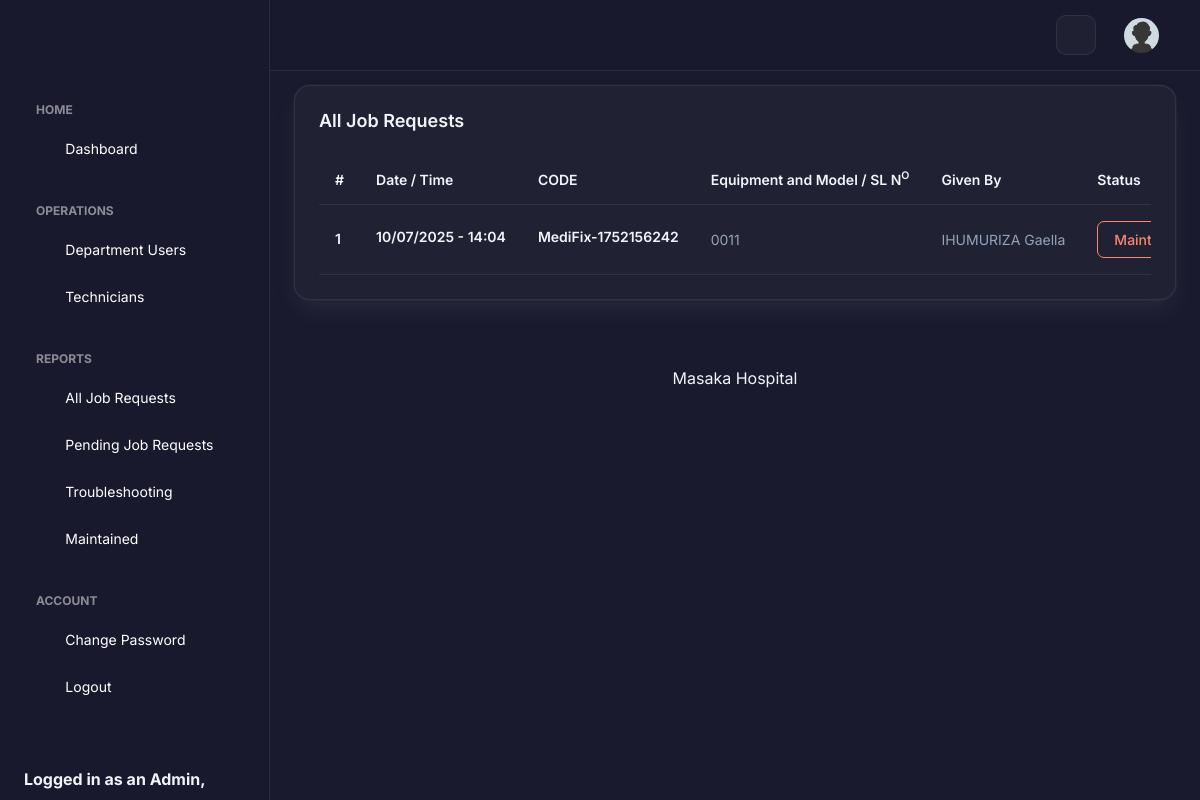
Screenshot of /run/all-job-requests-a-p.php (signed in) with the database file from the repository.
### tables this page shows
CREATE TABLE `jobs` (
  `id` int(11) NOT NULL,
  `code` varchar(100) NOT NULL,
  `equipment` varchar(1000) NOT NULL,
  `givenby` int(11) NOT NULL,
  `airef` int(11) NOT NULL,
  `info` mediumtext NOT NULL,
  `tech` mediumtext DEFAULT NULL,
  `recdt` varchar(50) NOT NULL,
  `status` int(1) NOT NULL DEFAULT 0
);

CREATE TABLE `doctors` (
  `id` int(11) NOT NULL,
  `fullname` varchar(100) NOT NULL,
  `specification` varchar(100) NOT NULL,
  `email` varchar(100) NOT NULL,
  `phone` varchar(100) NOT NULL,
  `password` varchar(100) NOT NULL,
  `deleted` int(1) NOT NULL DEFAULT 0
);

### run/all-job-requests-a-p.php (the view, shortened to what this page needs)
<!doctype html>
<html lang="en">
<head>
  <link rel="stylesheet" href="../assets/css/styles.min.css" />
    <link rel="stylesheet" href="../assets/css/premium-theme.css" />
</head>
<body>
  <div class="page-wrapper" id="main-wrapper" data-layout="vertical" data-navbarbg="skin6" data-sidebartype="full" data-sidebar-position="fixed" data-header-position="fixed">
    <aside class="left-sidebar">
      <div>
        <div class="brand-logo d-flex align-items-center justify-content-between">
        </div>
        <?php include('admin-menu.php'); ?>
      </div>
    </aside>
    <div class="body-wrapper">
      <header class="app-header">
        <nav class="navbar navbar-expand-lg navbar-light">
          <div class="navbar-collapse justify-content-end px-0" id="navbarNav">
            <ul class="navbar-nav flex-row ms-auto align-items-center justify-content-end">
              <li class="nav-item"><button class="theme-toggle-btn" title="Toggle Theme"><i class="ti ti-sun"></i></button></li>
              <li class="nav-item dropdown">
                <a class="nav-link nav-icon-hover" href="javascript:void(0)" id="drop2" data-bs-toggle="dropdown" aria-expanded="false">
                  <img src="../assets/images/profile/user-1.jpg" alt="" width="35" height="35" class="rounded-circle">
                </a>
              </li>
            </ul>
          </div>
        </nav>
      </header>
      <div class="container-fluid">
        <div class="col-lg-12 d-flex align-items-stretch">
          <div class="card w-100">
            <div class="card-body p-4">
              <h5 class="card-title fw-semibold mb-4">All Job Requests</h5>
              <div class="table-responsive">
                <table class="table text-nowrap mb-0 align-middle">
                  <thead class="text-dark fs-4">
                    <tr>
                      <th class="border-bottom-0">
                        <h6 class="fw-semibold mb-0">#</h6>
                      </th>
                      <th class="border-bottom-0">
                        <h6 class="fw-semibold mb-0">Date / Time</h6>
                      </th>
                      <th class="border-bottom-0">
                        <h6 class="fw-semibold mb-0">CODE</h6>
                      </th>
                      <th class="border-bottom-0">
                        <h6 class="fw-semibold mb-0">Equipment and Model / SL N<sup>O</sup></h6>
                      </th>
                      <th class="border-bottom-0">
                        <h6 class="fw-semibold mb-0">Given By</h6>
                      </th>
                      <th class="border-bottom-0">
                        <h6 class="fw-semibold mb-0">Status</h6>
                      </th>
                    </tr>
                  </thead>
                  <tbody>
                    <?php
                    include('connector.php');
                    $query = mysqli_query($connect, "SELECT * FROM jobs ORDER BY id DESC");
                    $rowCount = 0;
                    while ($row = mysqli_fetch_array($query)) {
                      $rowCount ++;
                      $queryp = mysqli_query($connect, "SELECT * FROM doctors WHERE id ='".$row['givenby']."'");
                      $rowp = mysqli_fetch_array($queryp);
                      echo "<tr>
                          <td class='border-bottom-0'>
                            <h6 class='fw-semibold mb-0'>".$rowCount."</h6>
                          </td>
                          <td class='border-bottom-0'>
                            <h6 class='fw-semibold mb-1'>" . date('d/m/Y - H:i', $row['recdt']) . "</h6>
                          </td>
                          <td class='border-bottom-0'>
                            <h6 class='fw-semibold mb-1'>" . $row['code'] . "</h6>
                          </td>
                          <td class='border-bottom-0'>
                            <p class='mb-0 fw-normal'>" . $row['equipment'] . "</p>
                          </td>
                          <td class='border-bottom-0'>
                            <p class='mb-0 fw-normal'>" . $rowp['fullname'] . "</p>
                          </td>
                          <td class='border-bottom-0'>";
                            if($row['status'] == 0){
                              echo"<button type='button' class='btn btn-outline-warning'>Pending</button>";
                            }elseif($row['status'] == 1){
                              echo"<button type='button' class='btn btn-outline-primary'>Troubleshooting</button>";
                            }elseif($row['status'] == 2){
                              echo"<button type='button' class='btn btn-outline-danger'>Maintained</button>";
                            }
                          echo "</td>
                          <td class='border-bottom-0'>
                            <a href='job-request-view-a-p?code=".$row['code']."'><button type='button' class='btn btn-success'>View & Submit</button></a>
                          </td>
                        </tr>";
                    }
                    ?>
                  </tbody>
                </table>
              </div>
            </div>
          </div>
        </div>
      </div>
      <div class="py-6 px-6 text-center">
        <p class="mb-0 fs-4">Masaka Hospital</p>
      </div>
    </div>
  </div>
</body>
</html>

### assets/css/premium-theme.css (style rules this page uses)
:root { --primary-color: #3b82f6; --primary-hover: #2563eb; --bg-gradient-1: #1a1a2e; --bg-gradient-2: #16213e; --text-main: #f1f5f9; --text-muted: #94a3b8; --glass-bg: rgba(255, 255, 255, 0.03); --glass-border: rgba(255, 255, 255, 0.08); --input-bg: rgba(26, 26, 46, 0.8); --input-border: rgba(255, 255, 255, 0.1); --card-shadow: 0 25px 50px -12px rgba(0, 0, 0, 0.7); --danger: #ef4444; --success: #10b981; }
body { font-family: 'Inter', sans-serif !important; background-color: var(--bg-gradient-1); color: var(--text-main); min-height: 100vh; margin: 0; }
.body-wrapper { background: transparent !important; }
.left-sidebar { background: rgba(26, 26, 46, 0.9) !important; backdrop-filter: blur(12px); border-right: 1px solid var(--glass-border); }
.app-header { background: rgba(26, 26, 46, 0.9) !important; backdrop-filter: blur(12px); border-bottom: 1px solid var(--glass-border); }
.card { background: var(--glass-bg) !important; border: 1px solid var(--glass-border) !important; color: var(--text-main) !important; border-radius: 16px !important; }
.card-title, .card h1, .card h2, .card h3, .card h4, .card h5, .card h6 { color: var(--text-main) !important; }
.table { color: var(--text-main) !important; background: transparent !important; }
.table thead th { color: var(--text-main) !important; border-bottom: 1px solid var(--glass-border) !important; }
.table tbody td { border-bottom: 1px solid var(--glass-border) !important; color: var(--text-main) !important; }
.fw-semibold { color: var(--text-main) !important; }
p.fw-normal { color: var(--text-muted) !important; }
.theme-toggle-btn { background: var(--glass-bg); border: 1px solid var(--glass-border); color: var(--text-main); width: 40px; height: 40px; border-radius: 10px; display: flex; align-items: center; justify-content: center; cursor: pointer; font-size: 1.2rem; transition: all 0.3s ease; margin-right: 12px; }
body, .left-sidebar, .app-header, .card, .table, .sidebar-link, .sidebar-link span, .sidebar-link .hide-menu { transition: background-color 0.3s ease, color 0.3s ease, border-color 0.3s ease; }

### rows the page displays
jobs: recdt "10/07/2025 - 14:04", code "MediFix-1752156242", equipment "0011", doctors.fullname "IHUMURIZA Gaella", status "Maintained"

### other values shown
$_SESSION['hbUser_Type'] "Admin"
